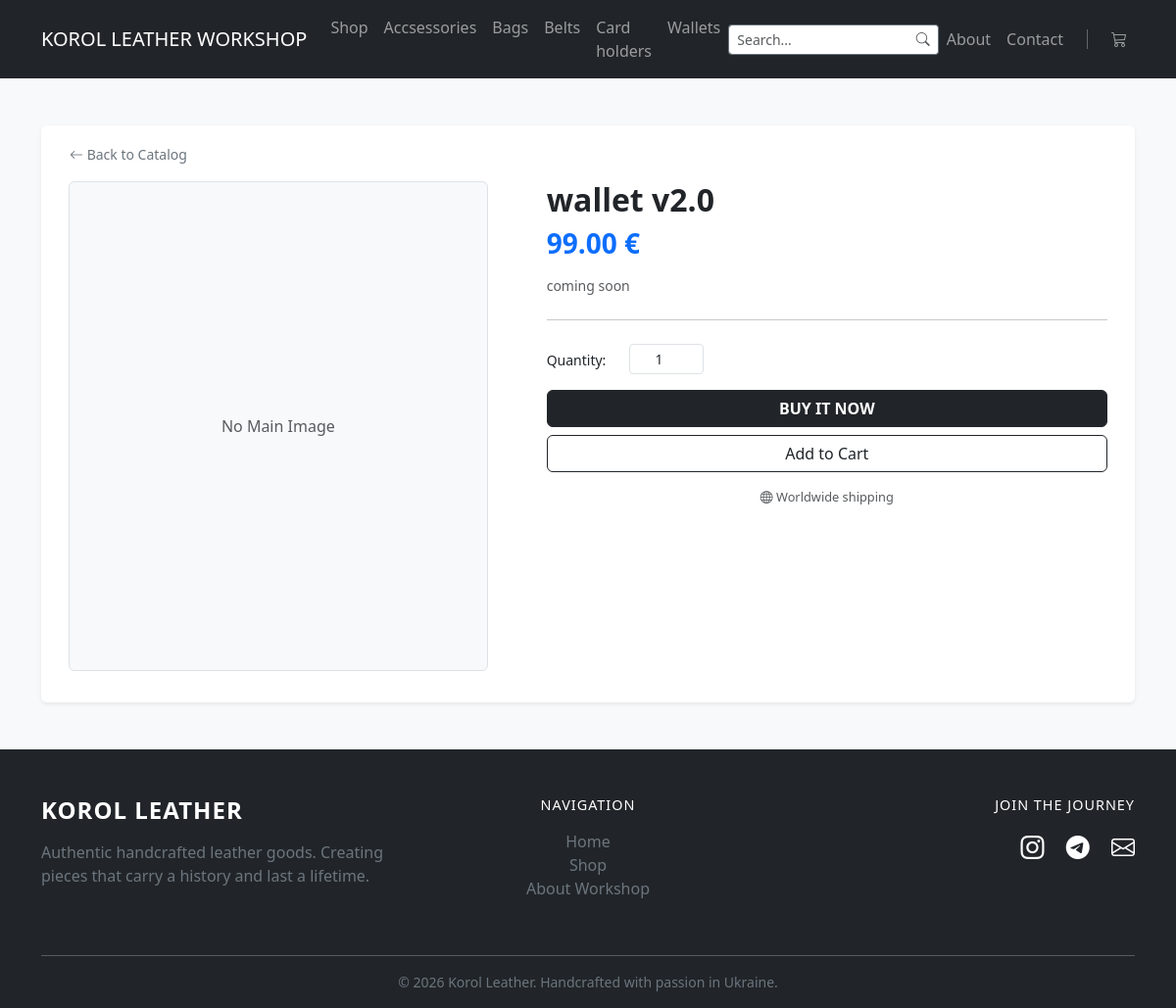
Screenshot of /product/6/wallet2/ with the database file from the repository.
### catalog/models.py (models this page shows, shortened)
class Category(models.Model):
    name = models.CharField(max_length=200)
    slug = models.SlugField(max_length=200, unique=True,
                            null=False, blank=False)
    class Meta:
        verbose_name = 'Category'
        verbose_name_plural = 'Categories'
        ordering = ['name']

class Product(models.Model):
    category = models.ForeignKey(
        Category, related_name='products', on_delete=models.CASCADE, null=True, blank=True)
    name = models.CharField(max_length=200)
    description = models.TextField()
    price = models.DecimalField(max_digits=10, decimal_places=2)
    is_available = models.BooleanField(default=True)
    created_at = models.DateTimeField(auto_now_add=True)
    image = models.ImageField(upload_to='products/', null=True, blank=True)
    slug = models.SlugField(max_length=200, db_index=True, blank=True)

### catalog/views.py (the view)
# urls.py: path('product/<int:pk>/<slug:product_slug>/', views.product_detail, name='product_detail'),
def product_detail(request, pk, product_slug):
    product = get_object_or_404(Product, id=pk, slug=product_slug, is_available=True)
    return render(request, 'catalog/product_detail.html', {'product': product})

### catalog/cart.py (called while the page is built)
    def __len__(self):
        return sum(item['quantity'] for item in self.cart.values())

### catalog/context_processors.py (called while the page is built)
def categories_processor(request):
    all_categories = Category.objects.all()
    return {'all_categories': all_categories}

def cart(request):
    return {'cart': Cart(request)}

### catalog/templates/catalog/product_detail.html (shortened to what this page needs)
{% extends 'catalog/base.html' %}
{% block content %}
<div class="container mt-5">
    <div class="row bg-white p-3 shadow-sm rounded g--1">
        <div class="col-12 mb-3">
            <a href="{% url 'all_products' %}" class="btn btn-sm btn-link text-secondary p-0 text-decoration-none">
                <i class="bi bi-arrow-left"></i> Back to Catalog
            </a>
        </div>
        <div class="col-md-5">
            <div class="main-image-container mb-3 text-center rounded border overflow-hidden"
                 style="height: 500px; display: flex; align-items: center; justify-content: center; background: #f8f9fa;">
                {% if product.image %}
                    <img src="{{ product.image.url }}" class="img-fluid" id="mainImage"
                         style="max-height: 100%; width: auto; object-fit: contain;">
                {% else %}
                    <div class="text-muted">No Main Image</div>
                {% endif %}
            </div>
        </div>
        <div class="col-md-7 ps-lg-5">
            <h1 class="h2 fw-bold mb-2">{{ product.name }}</h1>
            <div class="mb-3">
                {% if product.is_available %}
                    <h3 class="text-primary fw-bold">{{ product.price|floatformat:2 }} €</h3>
                {% else %}
                    <h3 class="text-danger">Out of stock</h3>
                {% endif %}
            </div>
            <div class="product-description small text-muted mb-4" style="line-height: 1.5;">
                <p style="white-space: pre-line;">{{ product.description }}</p>
            </div>
            <hr>
            <form action="{% url 'cart_add' product.id %}" method="post" class="mt-4">
                <div class="row align-items-center mb-3">
                    <div class="col-auto">
                        <label for="quantity" class="form-label small mb-0">Quantity:</label>
                    </div>
                    <div class="col-3 col-md-2">
                        <input type="number" name="quantity" value="1" min="1" class="form-control form-control-sm text-center">
                    </div>
                </div>
                <div class="d-grid gap-2">
                    <button type="submit" name="buy_now" value="true" class="btn btn-dark btn-md text-uppercase fw-bold">
                        Buy It Now
                    </button>
                    <button type="submit" class="btn btn-outline-dark btn-md">
                        Add to Cart
                    </button>
                </div>
                <div class="text-center mt-3 text-muted" style="font-size: 0.8rem;">
                    <i class="bi bi-globe"></i> Worldwide shipping
                </div>
            </form>
        </div>
    </div>
</div>
{% endblock %}

### catalog/templates/catalog/base.html (shortened to what this page needs)
<!DOCTYPE html>
<html lang="en">
<head>
    <link rel="stylesheet" href="https://cdn.jsdelivr.net/npm/bootstrap-icons@1.11.0/font/bootstrap-icons.css">
    <link href="https://cdn.jsdelivr.net/npm/bootstrap@5.3.0/dist/css/bootstrap.min.css" rel="stylesheet">
</head>
<body class="bg-light">
    <nav class="navbar navbar-expand-lg navbar-dark bg-dark mb-4">
        <div class="container">
            <a class="navbar-brand" href="{% url 'home' %}">KOROL LEATHER WORKSHOP</a>
            <div class="collapse navbar-collapse" id="navbarNav">
                <ul class="navbar-nav me-auto">
                    <li class="nav-item">
                        <a class="nav-link" href="{% url 'all_products' %}">Shop</a>
                    </li>
                    {% for cat in all_categories %}
                        <li class="nav-item">
                            <a class="nav-link" href="{% url 'product_list_by_category' category_slug=cat.slug %}">
                                {{ cat.name }}
                            </a>
                        </li>
                    {% endfor %}
                </ul>
                <form class="d-flex ms-auto" action="{% url 'all_products' %}" method="get" style="max-width: 300px;">
                    <div class="input-group input-group-sm custom-search">
                        <input class="form-control border-secondary border-end-0 shadow-none"
                               type="search"
                               name="search"
                               placeholder="Search..."
                               value="{{ request.GET.search }}">
                        <button class="btn btn-outline-secondary border-start-0 bg-white" type="submit">
                            <i class="bi bi-search text-muted"></i>
                        </button>
                    </div>
                </form>
                <ul class="navbar-nav ms-auto align-items-center">
                    <li class="nav-item">
                        <a class="nav-link" href="/#about">About</a>
                    </li>
                    <li class="nav-item">
                        <a class="nav-link" href="/#contact">Contact</a>
                    </li>
                    <li class="nav-item px-3 d-none d-lg-block">
                    </li>
                    <li class="nav-item">
                        <a class="nav-link position-relative" href="{% url 'cart_detail' %}">
                            <i class="bi bi-cart3"></i>
                        </a>
                    </li>
                </ul>
            </div>
        </div>
    </nav>
    <main class="container">
        {% block content %}
        {% endblock %}
    </main>
    <footer class="bg-dark text-white pt-5 pb-3 mt-5">
        <div class="container">
            <div class="row">
                <div class="col-md-4 mb-4">
                    <h4 class="fw-bold text-uppercase mb-3" style="letter-spacing: 1px;">Korol Leather</h4>
                    <p class="text-secondary">Authentic handcrafted leather goods. Creating pieces that carry a history and last a lifetime.</p>
                </div>
                <div class="col-md-4 mb-4 text-center">
                    <h5 class="text-uppercase mb-3" style="font-size: 0.9rem; letter-spacing: 1px;">Navigation</h5>
                    <ul class="list-unstyled">
                        <li><a href="{% url 'home' %}" class="text-secondary text-decoration-none hover-white">Home</a></li>
                        <li><a href="{% url 'all_products' %}" class="text-secondary text-decoration-none hover-white">Shop</a></li>
                        <li><a href="/#about" class="text-secondary text-decoration-none hover-white">About Workshop</a></li>
                    </ul>
                </div>
                <div class="col-md-4 mb-4 text-md-end">
                    <h5 class="text-uppercase mb-3" style="font-size: 0.9rem; letter-spacing: 1px;">Join the Journey</h5>
                    <div class="fs-4">
                        <a href="https://www.instagram.com/korol_handmade" class="text-white me-3"><i class="bi bi-instagram"></i></a>
                        <a href="#" class="text-white me-3"><i class="bi bi-telegram"></i></a>
                        <a href="mailto:contact@korol-leather.com" class="text-white"><i class="bi bi-envelope"></i></a>
                    </div>
                </div>
            </div>
            <hr style="background-color: #444;">
            <div class="text-center text-secondary small mt-3">
                &copy; 2026 Korol Leather. Handcrafted with passion in Ukraine.
            </div>
        </div>
    </footer>
</body>
</html>

### rows the page displays
Category: name "Accsessories"
Category: name "Bags"
Category: name "Belts"
Category: name "Card holders"
Category: name "Wallets"
Product: name "wallet v2.0", price "99.00", description "coming soon"
